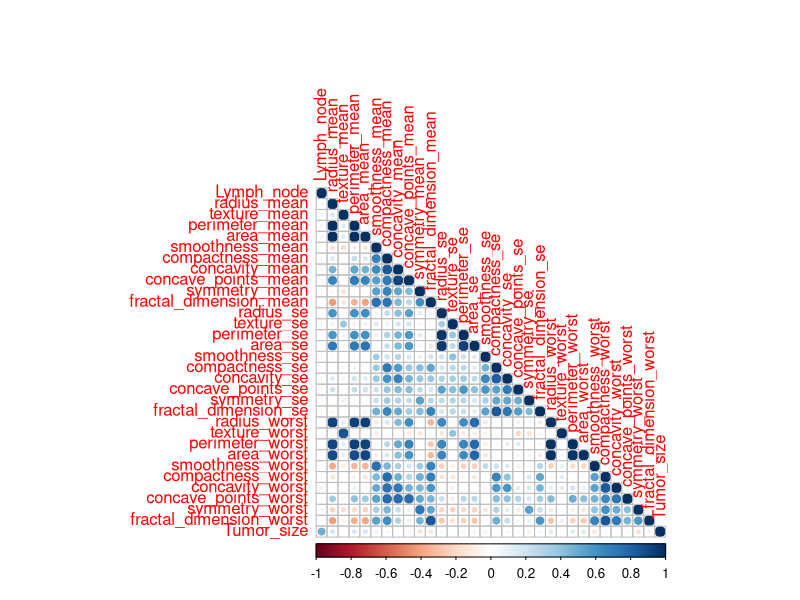
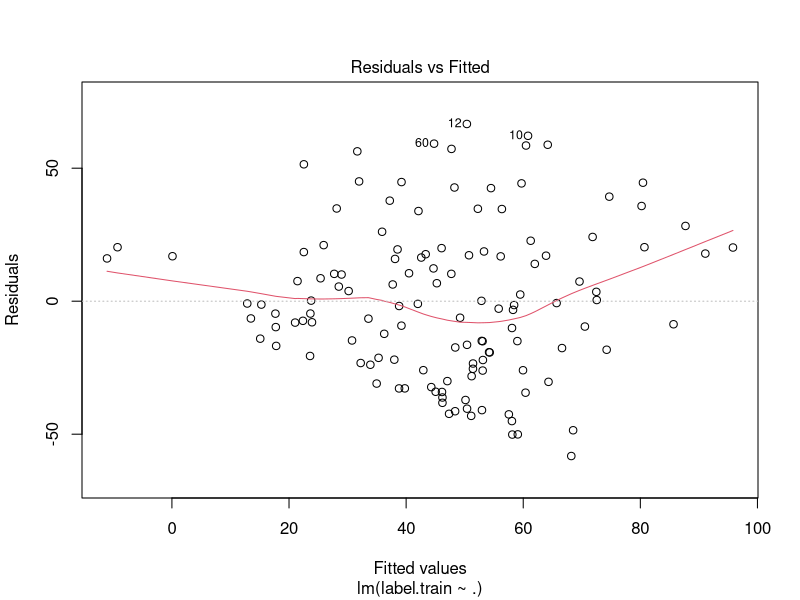
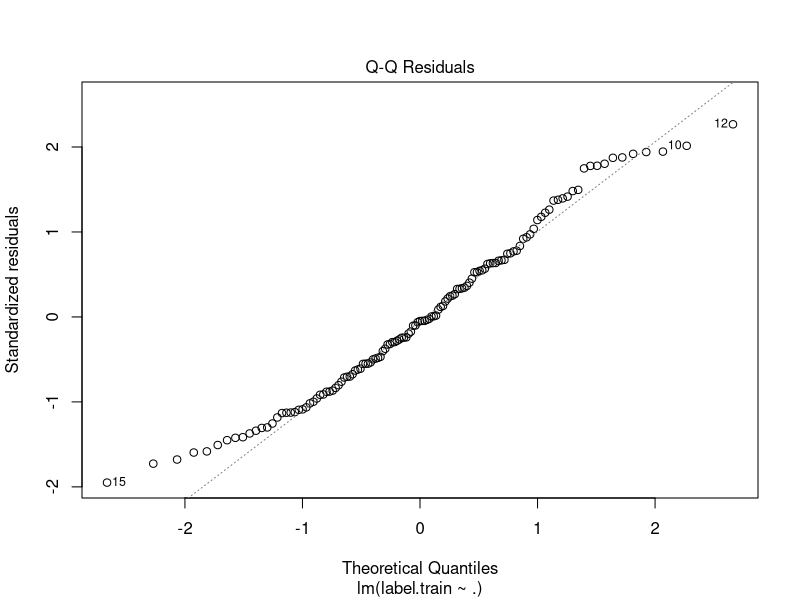
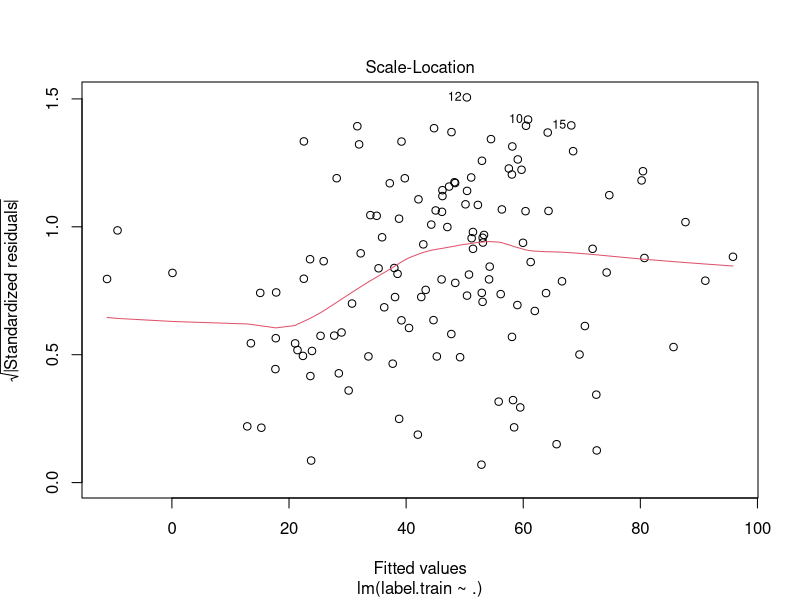
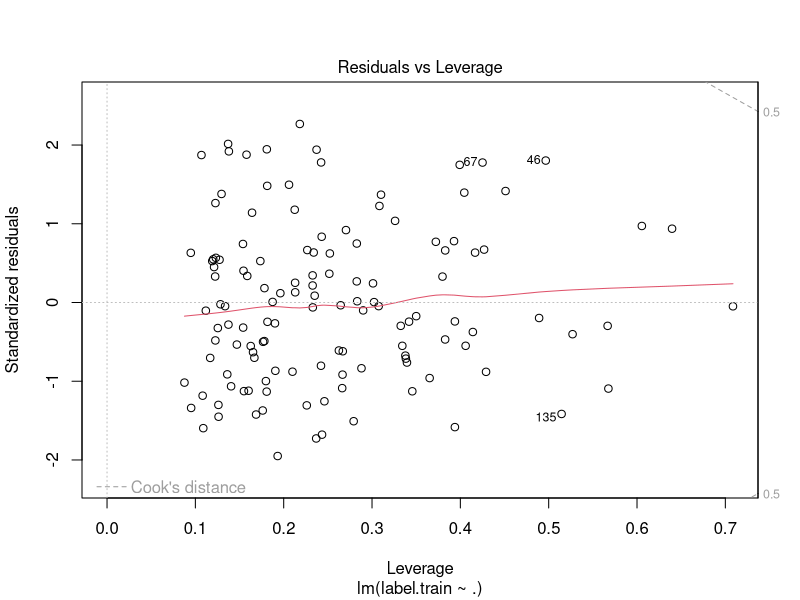

Reproduce these figures in R, in order.
# LOAD DATA
library(corrplot)
cancer = read.table("data/r_breast_cancer.data.txt",header=T,sep=",")

# ====
# Separation des donnees cancer en data et label 
# ====
data <- cancer
data$Time <- NULL
label <- cancer$Time

data.dim <- dim(data)

# ===
# Donnees de base sur les datas a observer
# ===
min <- apply(data,2,min)
max <- apply(data,2,max)
mean <- colMeans(data)
data.obs <- data.frame(min,mean,max)

# Apres observation de nos donnees, on se rend compte qu'il y a une grande variance au niveau de l'echelle
# de nos predicteurs
# ex : mean area_worst            = 1400
#      mean fractal_dimension_se  = 0.004
# On va donc devoir centre reduire nos variables dans un premier temps 

data.cor <- cor(data)
corrplot(data.cor, type="lower")

# on peut voir aussi qu'il y a des correlations importantes entre certains
# de nos predicteurs 
# On pouvait s'en douter, en effet le worst perimeter va influer sur le mean perimeter
# ...

# ====
# Utilisation de la regression lineaire avec le modele de base
# ====

# 1 - Separation des donnees en test et app
napp <- round(2/3*data.dim[1])
indice <- sample(1:data.dim[1], napp)

data.train <- data[indice,]
data.test <- data[-indice,]

label.train <- label[indice]
label.test <- label[-indice]

data.reg <- lm(label.train ~., data=data.train)
print(summary(data.reg))
plot(data.reg)



